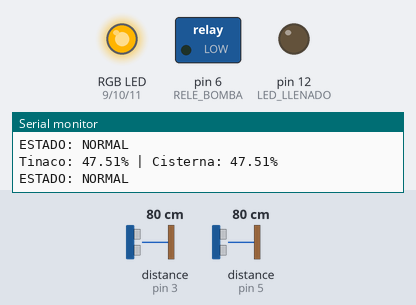
Simulated run of this sketch. Board: Arduino Uno, built with avr-gcc and run on an emulated ATmega328P. On the bench: switched loads named in the sketch (green lamp = pin HIGH), an RGB LED mixed from three pins (HIGH = lit), output pins drawn as LEDs (lit = HIGH), the last lines printed to the serial monitor. Wiring (inferred from the names in the program): 2 × ultrasonic range finder: trigger pin 2, echo pin 3 / trigger pin 4, echo pin 5. The test bench sets the inputs (shaded band); at power-on: distance to the obstacle (sensors on pin 3, pin 5) 80 cm. The echo pulse lasts 58.3 µs per cm; pins used as bus, display or sensor lines are not drawn.

Above: at 1.3 s.
1.4 s: distance to the obstacle (sensor on pin 3) set to 20 cm
4.6 s: distance to the obstacle (sensor on pin 3) set to 15 cm
At 6.3 s:
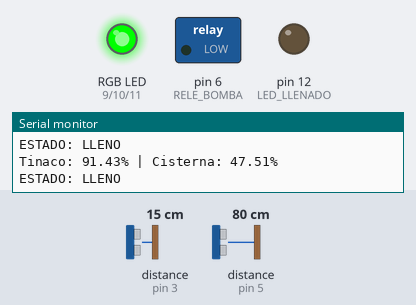
6.6 s: distance to the obstacle (sensor on pin 5) set to 132 cm
8.1 s: distance to the obstacle (sensor on pin 5) set to 138 cm
At 9.7 s:
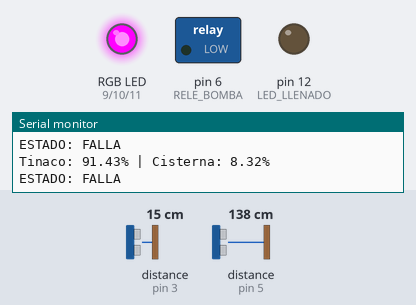
10.1 s: distance to the obstacle (sensor on pin 5) set to 2 cm
At 11.2 s:
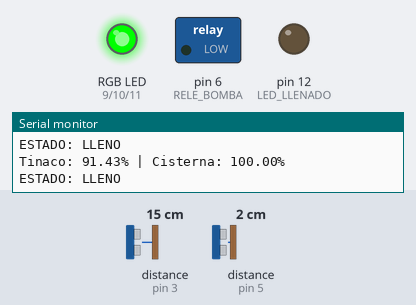
11.8 s: distance to the obstacle (sensor on pin 3) set to 120 cm
At 12.4 s:
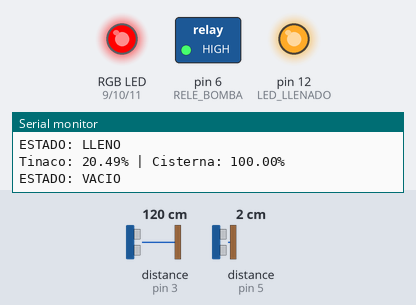
Timing chart, 0 to 14.5 s (numbered marks = the images above; inputs shaded):
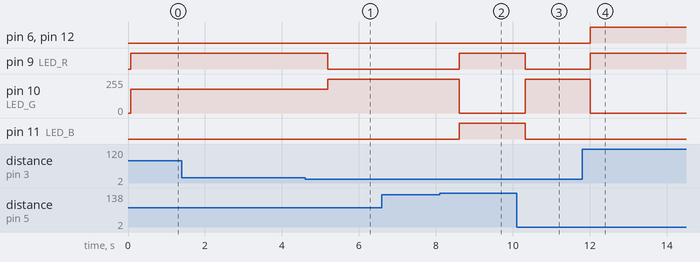

The sketch:

sketch_apr16a.ino
```cpp
#define TRIG_TINACO   2
#define ECHO_TINACO   3
#define TRIG_CISTERNA 4
#define ECHO_CISTERNA 5
#define RELE_BOMBA    6

#define LED_R         9
#define LED_G         10
#define LED_B         11

#define LED_LLENADO   12

const float TINACO_D_MAX   = 150.0;
const float TINACO_D_MIN   = 2.0;
const float CISTERNA_D_MAX = 150.0;
const float CISTERNA_D_MIN = 2.0;

bool bombaEncendida = false;

float medirDistancia(int trig, int echo) {
  digitalWrite(trig, LOW);
  delayMicroseconds(5);

  digitalWrite(trig, HIGH);
  delayMicroseconds(10);
  digitalWrite(trig, LOW);

  long duracion = pulseIn(echo, HIGH, 40000);

  if (duracion == 0) return -1.0;

  return duracion * 0.0343 / 2.0;
}

float calcularPorcentaje(float distancia, float dMax, float dMin) {
  if (distancia < 0) return -1.0;

  float pct = (dMax - distancia) / (dMax - dMin) * 100.0;

  if (pct < 0) pct = 0;
  if (pct > 100) pct = 100;

  return pct;
}

void setLED(int r, int g, int b) {
  analogWrite(LED_R, r);
  analogWrite(LED_G, g);
  analogWrite(LED_B, b);
}

void ledVerde()    { setLED(0, 255, 0); }
void ledRojo()     { setLED(255, 0, 0); }
void ledAmarillo() { setLED(255, 180, 0); }
void ledMagenta()  { setLED(255, 0, 255); }

// Ajusta si tu relay está invertido
void bombaON()  { digitalWrite(RELE_BOMBA, HIGH); }
void bombaOFF() { digitalWrite(RELE_BOMBA, LOW);  }

// Si está invertido, usa esto:
// void bombaON()  { digitalWrite(RELE_BOMBA, LOW); }
// void bombaOFF() { digitalWrite(RELE_BOMBA, HIGH); }

void setup() {
  pinMode(TRIG_TINACO, OUTPUT);
  pinMode(ECHO_TINACO, INPUT);
  pinMode(TRIG_CISTERNA, OUTPUT);
  pinMode(ECHO_CISTERNA, INPUT);

  pinMode(RELE_BOMBA, OUTPUT);

  pinMode(LED_R, OUTPUT);
  pinMode(LED_G, OUTPUT);
  pinMode(LED_B, OUTPUT);

  pinMode(LED_LLENADO, OUTPUT);

  digitalWrite(TRIG_TINACO, LOW);
  digitalWrite(TRIG_CISTERNA, LOW);

  bombaOFF();
  digitalWrite(LED_LLENADO, LOW);

  Serial.begin(9600);
}

void loop() {
  float distTinaco = medirDistancia(TRIG_TINACO, ECHO_TINACO);
  delay(60);
  float distCisterna = medirDistancia(TRIG_CISTERNA, ECHO_CISTERNA);

  float pctTinaco = calcularPorcentaje(distTinaco, TINACO_D_MAX, TINACO_D_MIN);
  float pctCisterna = calcularPorcentaje(distCisterna, CISTERNA_D_MAX, CISTERNA_D_MIN);

  Serial.print("Tinaco: ");
  Serial.print(pctTinaco);
  Serial.print("% | Cisterna: ");
  Serial.print(pctCisterna);
  Serial.println("%");

  // Validación de sensores
  if (pctTinaco < 0 || pctCisterna < 0) {
    bombaEncendida = false;
    bombaOFF();
    digitalWrite(LED_LLENADO, LOW);
    ledMagenta();
    Serial.println("ERROR SENSOR");
    delay(1000);
    return;
  }

  // ---- CONTROL DE BOMBA ----

  if (pctCisterna < 10.0) {
    bombaEncendida = false;
  }
  else {
    if (!bombaEncendida && pctTinaco < 30.0) {
      bombaEncendida = true;
    }

    if (bombaEncendida && pctTinaco > 90.0) {
      bombaEncendida = false;
    }
  }

  if (bombaEncendida) {
    bombaON();
    digitalWrite(LED_LLENADO, HIGH);  // LED azul ON
  } else {
    bombaOFF();
    digitalWrite(LED_LLENADO, LOW);   // LED azul OFF
  }

  // ---- LED RGB (PRIORIDAD CORRECTA) ----

  if (pctCisterna < 10.0) {
    ledMagenta();
    Serial.println("ESTADO: FALLA");
  }
  else if (pctTinaco > 90.0) {
    ledVerde();
    Serial.println("ESTADO: LLENO");
  }
  else if (pctTinaco < 30.0) {
    ledRojo();
    Serial.println("ESTADO: VACIO");
  }
  else {
    ledAmarillo();
    Serial.println("ESTADO: NORMAL");
  }

  delay(500);
}
```

Measured:
- the behaviour switches between 18 and 17 cm on distance to the obstacle (sensor on pin 3) (found by bisection; images 0 and 1)
- the behaviour switches between 135 and 136 cm on distance to the obstacle (sensor on pin 5) (found by bisection; images 1 and 2)
- after the input at 4.6 s, pin 9 (LED_R): HIGH → LOW after 0.59 s; pin 10 (LED_G): 180/255 → 255/255 after 0.59 s
- after the input at 8.1 s, pin 9 (LED_R), pin 11 (LED_B): LOW → HIGH after 0.51 s; pin 10 (LED_G): 255/255 → 0/255 after 0.51 s
- after the input at 10.1 s, pin 9 (LED_R), pin 11 (LED_B): HIGH → LOW after 0.22 s; pin 10 (LED_G): 0/255 → 255/255 after 0.22 s
- after the input at 11.8 s, pin 6 (RELE_BOMBA), pin 9 (LED_R), pin 12 (LED_LLENADO): LOW → HIGH after 0.21 s; pin 10 (LED_G): 255/255 → 0/255 after 0.21 s
